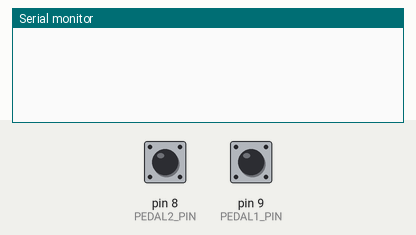
Simulated run of this sketch. Board: Arduino Uno, built with avr-gcc and run on an emulated ATmega328P. On the bench: the last lines printed to the serial monitor. The test bench sets the inputs (shaded band); at power-on: pin 8 (PEDAL2_PIN) HIGH, pin 9 (PEDAL1_PIN) HIGH.

Above: at 1.2 s.
1.3 s: pin 8 (PEDAL2_PIN) pulled LOW for 0.15 s
At 2.6 s:
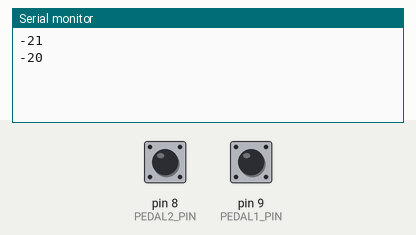
2.9 s: pin 9 (PEDAL1_PIN) pulled LOW for 0.15 s
At 4.2 s:
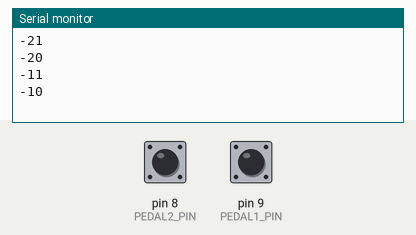
Timing chart, 0 to 5.9 s (numbered marks = the images above; inputs shaded):
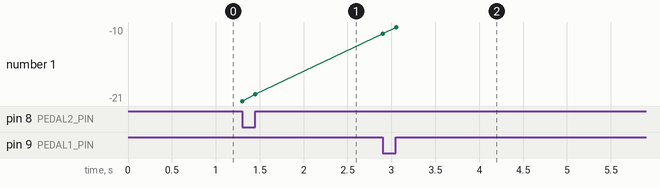

Measured:
- after the input at 1.3 s, the serial monitor: prints a new line at once (image 1)
- after the input at 2.9 s, the serial monitor: prints a new line at once (image 2)
- plotted number 1: -20 → -10 after the input at 2.9 s

The sketch:

ir_controller.ino
```cpp
#include <TimedAction.h>
#include <IRremote.hpp>
#define RV_PIN 7
#define PEDAL1_PIN 9
#define PEDAL2_PIN 8
#define IR_DELAY 10
#define PEDAL_DELAY 5


void logIRMessages() {
    if (IrReceiver.decode()) {
        if (IrReceiver.decodedIRData.decodedRawData != 0) {
            Serial.println(IrReceiver.decodedIRData.decodedRawData);
        }
        IrReceiver.resume();
    }
}

int pedal1State = HIGH;
int pedal2State = HIGH;
int currentPedal1 = HIGH;
int currentPedal2 = HIGH;

void logPedalStates() {
    currentPedal1 = digitalRead(PEDAL1_PIN);
    currentPedal2 = digitalRead(PEDAL2_PIN);

    if(currentPedal1 != pedal1State) {
        if(currentPedal1 == HIGH) {
            Serial.println("-10");
        } else {
            Serial.println("-11");
        }
    }

    pedal1State = currentPedal1;

    if(currentPedal2 != pedal2State) {
        if(currentPedal2 == HIGH) {
            Serial.println("-20");
        } else {
            Serial.println("-21");
        }
    }

    pedal2State = currentPedal2;

}


TimedAction irAction = TimedAction(IR_DELAY, logIRMessages);
TimedAction pedalAction = TimedAction(PEDAL_DELAY, logPedalStates);

void setup() {
    pinMode(PEDAL1_PIN, INPUT_PULLUP);
    pinMode(PEDAL2_PIN, INPUT_PULLUP);

    Serial.begin(9600);
    IrReceiver.begin(RV_PIN, ENABLE_LED_FEEDBACK);
}

void loop() {
    irAction.check();
    pedalAction.check();
}
```
